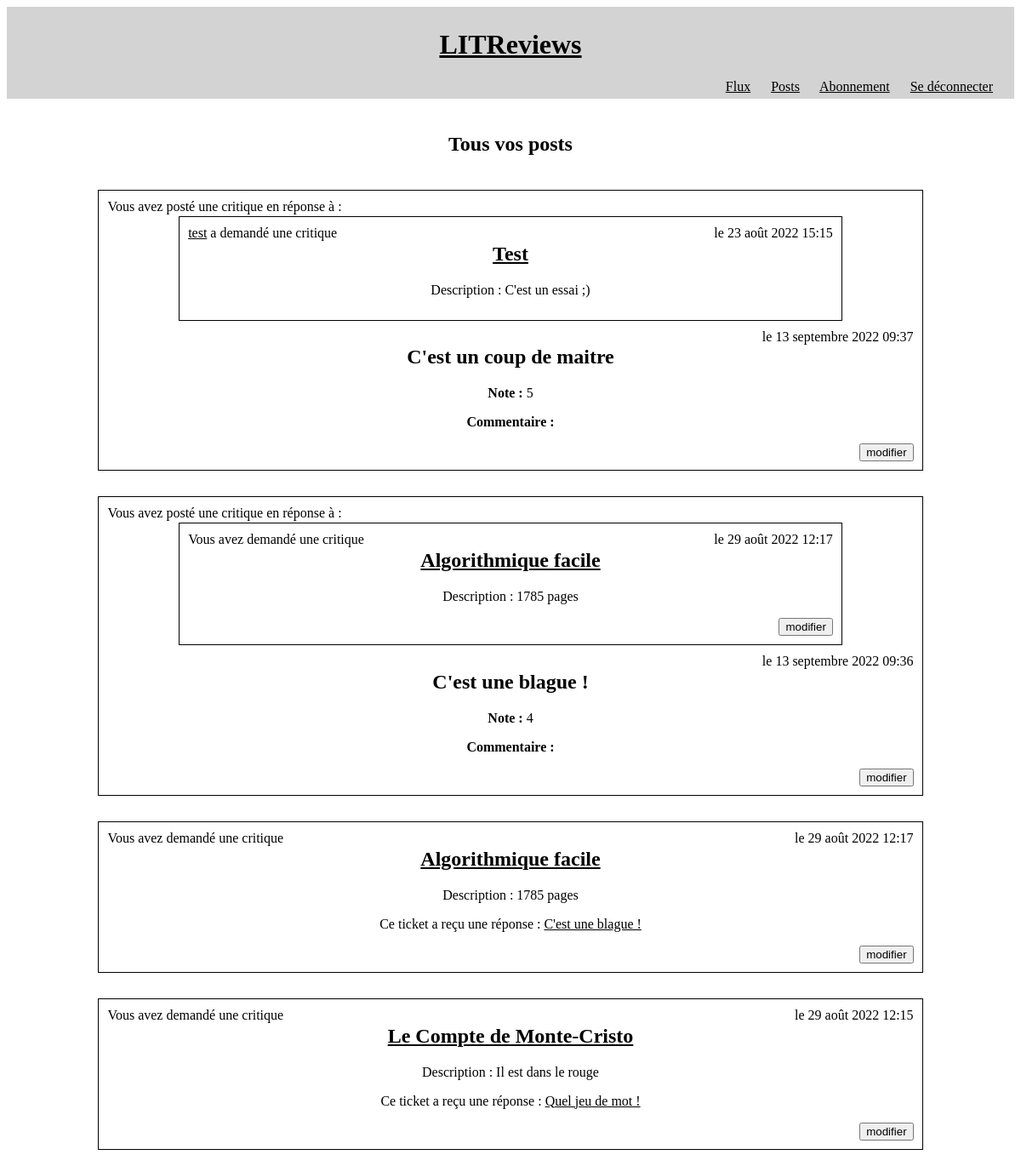
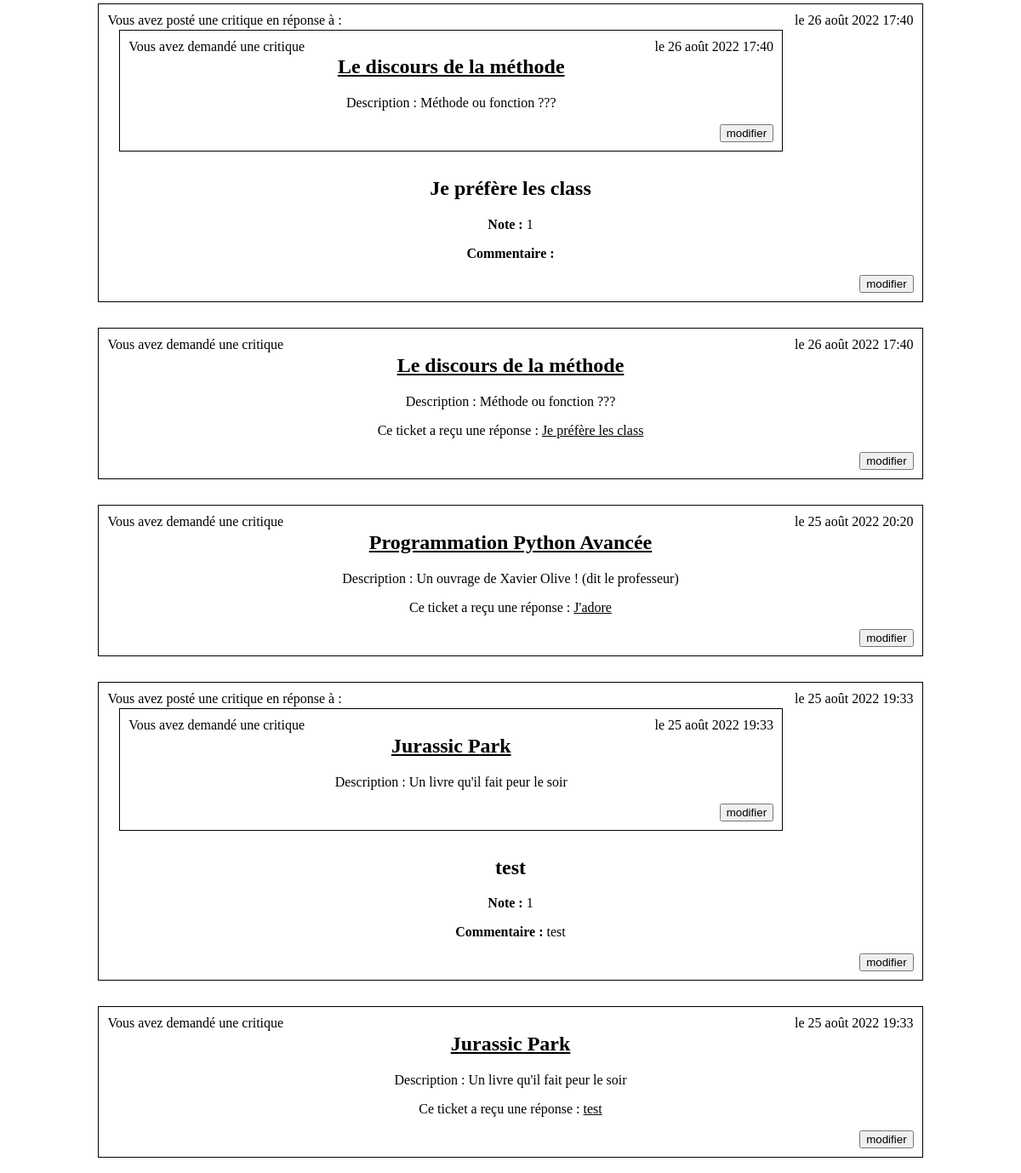
Screenshot of /posts/4 (signed in) with the database file from the repository (2 pictures, top to bottom).
### reviews/models.py (models this page shows, shortened)
class Review(models.Model):
    rating_choices = [(0, 0), (1, 1), (2, 2), (3, 3), (4, 4), (5, 5)]
    ticket = models.ForeignKey(to=Ticket,
                               on_delete=models.CASCADE)
    headline = models.CharField(max_length=128,
                                verbose_name="Titre")
    rating = models.PositiveSmallIntegerField(
        verbose_name="Note",
        choices=rating_choices,
        default=rating_choices[3])
    body = models.CharField(max_length=8192,
                            blank=True,
                            verbose_name="Commentaire")
    user = models.ForeignKey(to=settings.AUTH_USER_MODEL,
                             on_delete=models.CASCADE)
    objects = models.Manager()
    time_created = models.DateTimeField(auto_now_add=True)

class Ticket(models.Model):
    title = models.CharField(verbose_name="Titre", max_length=128)
    description = models.CharField(max_length=2048)
    user = models.ForeignKey(to=settings.AUTH_USER_MODEL,
                             on_delete=models.CASCADE)
    image = models.ImageField(null=True,
                              blank=True)
    time_created = models.DateTimeField(auto_now_add=True)
    objects = models.Manager()

### authentication/models.py (models this page shows)
class User(AbstractUser):
    follows = models.ManyToManyField('self',
                                     through=UserFollows,
                                     through_fields=('user', 'followed_user'),
                                     )

### reviews/views.py (the view)
class PostsList(LoginRequiredMixin, View):
    template_name = 'reviews/posts.html'
    def get(self, request, user_id=None):
        if user_id is None:
            user_id = request.user.id
        posts_user = User.objects.get(id=user_id)
        tickets = Ticket.objects.all().filter(user=posts_user)
        reviews = Review.objects.all().filter(user=posts_user)
        posts = sorted(chain(reviews, tickets),
                       key=lambda x: x.time_created,
                       reverse=True)
        bool_followed = posts_user in request.user.follows.all()
        return render(request,
                      self.template_name,
                      context={'posts': posts,
                               'posts_user': posts_user,
                               'followed': bool_followed})

### reviews/templatetags/blog_extra.py (called while the page is built)
@register.filter
def is_review(instance):
    return type(instance).__name__ == "Review"

@register.filter
def is_ticket(instance):
    return type(instance).__name__ == "Ticket"

### reviews/templates/reviews/posts.html (shortened to what this page needs)
{% extends 'base.html' %}
{% block content %}
<div class="large">
<h2>
    {% if posts_user == request.user %}
    Tous vos posts</h2>
    {% endif %}
</div>
{% include 'reviews/partials/posts_list.html' %}
{% endblock content %}

### reviews/templates/reviews/partials/review-block.html
<div class="block large">
  <div class="legend">
    {% if review.user == user %}
    Vous avez
    {% else %}
    <a href="{% url 'posts' review.user.id %}">{{ review.user.username }}</a> a
    {% endif %}
    posté une critique en réponse à :
</div>
{% include 'reviews/partials/ticket-block.html' with ticket=review.ticket condensed=True %}
<p class="floating">le {{ review.time_created }}</p>
        <h2>{{ review.headline }}</h2>
        <p><strong>Note : </strong>{{ review.rating }}</p>
        <p><strong>Commentaire : </strong>{{ review.body }}</p>
    {% if review.user == user %}
        {% url 'modify_review' review.ticket.id review.id as link %}
        {% include 'reviews/partials/button_snippet.html' with link=link class='floating' text='modifier' %}
    {% endif %}
    </div>

### reviews/templates/reviews/partials/ticket-block.html
<div class="block large">
    <div class="legend">
        {% if ticket.user == user %}
        Vous avez
        {% else %}
        <a href="{% url 'posts' ticket.user.id %}">{{ ticket.user.username }}</a> a
        {% endif %}
        demandé une critique
    </div>
    <p class="floating">le {{ ticket.time_created }}</p>
    <h2><a href="{% url 'ticket-detail' ticket.id %}">{{ ticket.title }}</a></h2>
    <p>Description : {{ ticket.description }}</p>
    {% if not condensed %}
        {% for review in ticket.review_set.all %}
                <p>Ce ticket a reçu une réponse : <a href="{% url 'review-detail' review.id %}">{{ review.headline }}</a></p>
        {% empty %}
                <p>Ce ticket n'a pas encore obtenu de réponse. <a href="{% url 'add_review_to_ticket' ticket.id %}"><button formaction="" form="">Poster une review</button></a></p>
        {% endfor %}
    {% endif %}
    {% if ticket.user == user %}
        {% url 'modify_ticket' ticket.id as link %}
        {% include 'reviews/partials/button_snippet.html' with link=link class='floating' text='modifier' %}
    {% endif %}
</div>

### reviews/templates/reviews/partials/button_snippet.html
<a href="{{ link }}"><button class="{{ class }}" formaction="" form="">{{ text }}</button></a>

### static/LITReview/styles.css (style rules this page uses)
* :visited, * :link { color: black; }
.block { min-width: 45%; display: inline-block; border: 1px solid black; padding: 10px; margin-top: 20px; margin-bottom: 10px; margin-left: 10px; margin-right: 10px; text-align: center; }
.large { min-width: 80%; text-align: center; }
.legend { position:absolute; }
.floating { float: right; margin: auto; }

### rows the page displays
Review: shows "Vous avez", time_created "13 septembre 2022 09:37", headline "C'est un coup de maitre", rating "5", text "modifier"
Ticket: user.username "test", time_created "23 août 2022 15:15", title "Test", description "C'est un essai ;)"
Review: shows "Vous avez", text "modifier modifier", time_created "13 septembre 2022 09:36", headline "C'est une blague !", rating "4"
Ticket: time_created "29 août 2022 12:17", title "Algorithmique facile", description "1785 pages", shows "Vous avez", text "modifier"
Ticket: shows "Vous avez", time_created "29 août 2022 12:15", title "Le Compte de Monte-Cristo", description "Il est dans le rouge", text "modifier"
Review: headline "Quel jeu de mot !"
Review: shows "Vous avez", text "modifier modifier", time_created "26 août 2022 17:40", headline "Je préfère les class", rating "1"
Ticket: time_created "26 août 2022 17:40", title "Le discours de la méthode", description "Méthode ou fonction ???", shows "Vous avez", text "modifier"
Ticket: shows "Vous avez", time_created "25 août 2022 20:20", title "Programmation Python Avancée", description "Un ouvrage de Xavier Olive ! (dit le professeur)", text "modifier"
Review: headline "J'adore"
Review: shows "Vous avez", text "modifier modifier", time_created "25 août 2022 19:33", headline "test", rating "1", body "test"
Ticket: time_created "25 août 2022 19:33", title "Jurassic Park", description "Un livre qu'il fait peur le soir", shows "Vous avez", text "modifier"
